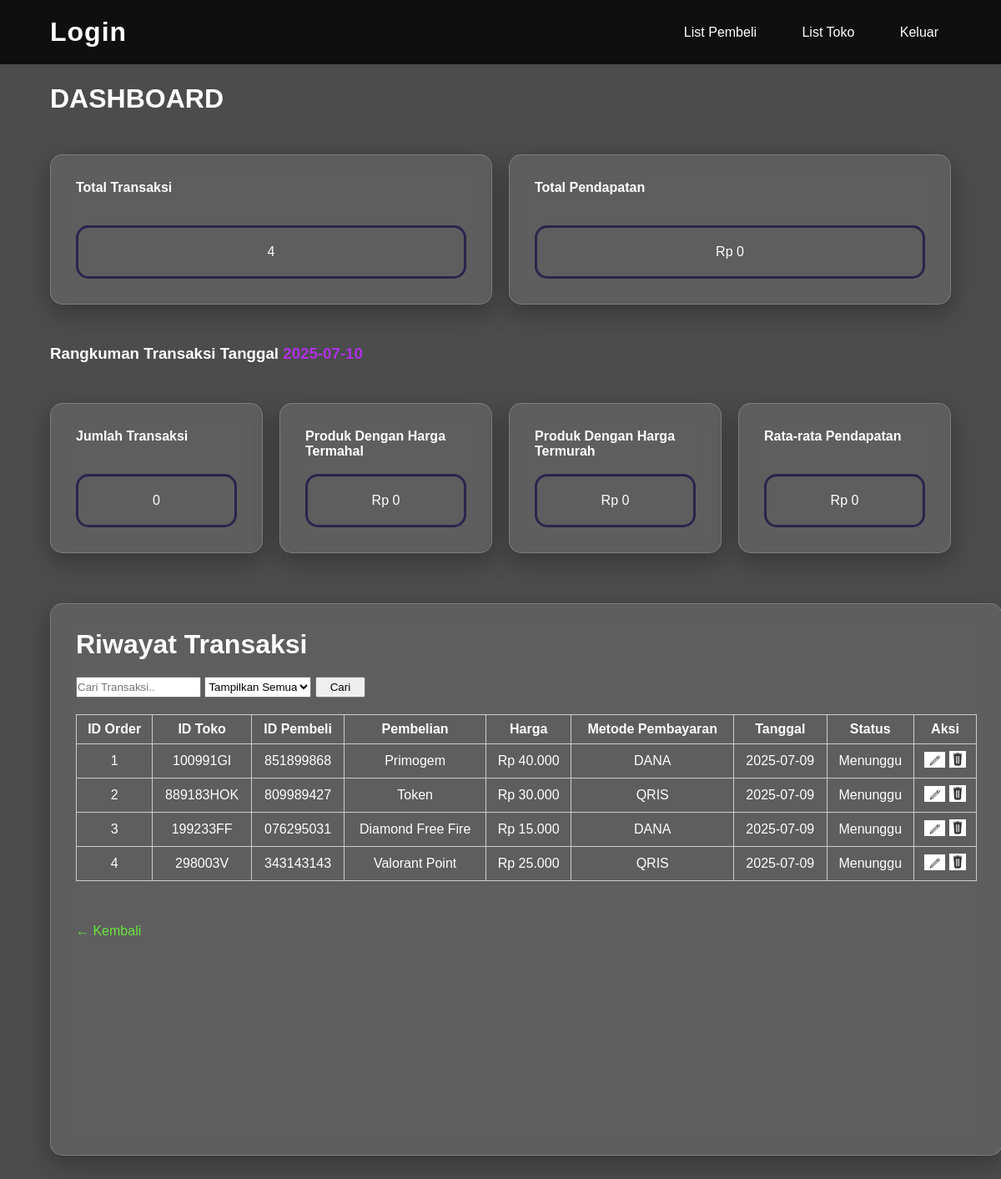
/admin/adminHome.php, run on an earlier commit of the app's database.
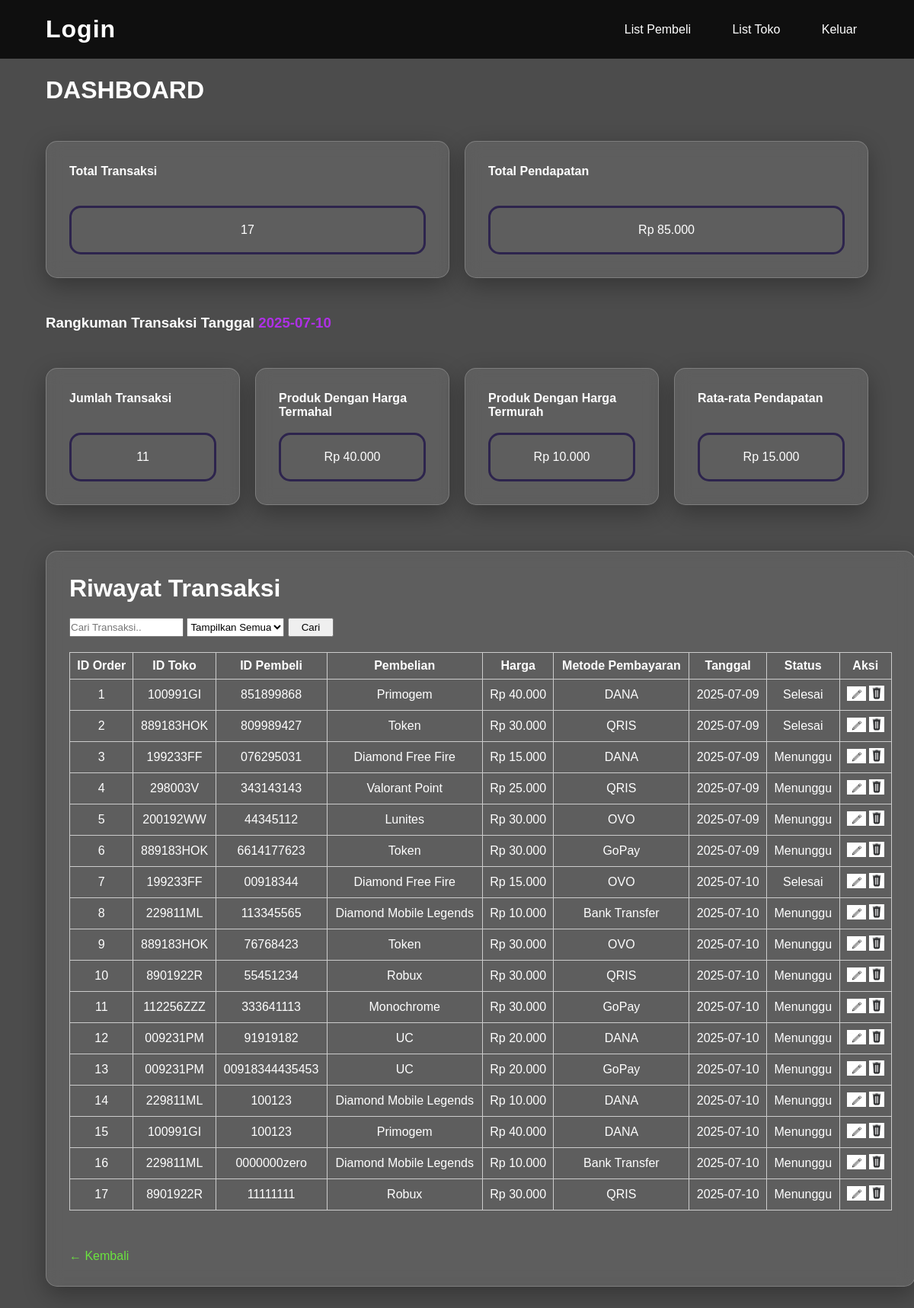
And on a later commit of the database.
### tables this page shows
CREATE TABLE `transaksi` (
  `ID_TRANSAKSI` int(4) NOT NULL,
  `ID_TOKO_TR` varchar(20) NOT NULL,
  `ID_PEMBELI_TR` varchar(30) NOT NULL,
  `PRODUK_TRANSAKSI` varchar(50) NOT NULL,
  `HARGA` decimal(10,2) NOT NULL,
  `METODE_PEMBAYARAN` varchar(40) NOT NULL,
  `WAKTU_TR` date NOT NULL,
  `STATUS` varchar(10) NOT NULL
);

### admin/adminHome.php (the view, shortened to what this page needs)
<?php
include 'header.php';
$db = new konekDatabase();
$koneksi = $db->getConnection();
$totalSql =  mysqli_query($koneksi, "SELECT COUNT(*) AS jumlahTransaksi FROM TRANSAKSI");
$total = mysqli_fetch_assoc($totalSql)['jumlahTransaksi'];
$allSql = mysqli_query($koneksi, "SELECT SUM(HARGA) AS totalPendapatan FROM TRANSAKSI WHERE STATUS = 'Selesai'");
$all = mysqli_fetch_assoc($allSql)['totalPendapatan'];
$countSql = mysqli_query($koneksi, "SELECT COUNT(*) AS jumlah FROM TRANSAKSI WHERE DATE(WAKTU_TR) = CURDATE()");
$count = mysqli_fetch_assoc($countSql)['jumlah'];
$maxSql = mysqli_query($koneksi, "SELECT MAX(HARGA) AS max_harga FROM TRANSAKSI WHERE DATE(WAKTU_TR) = CURDATE()");
$max = mysqli_fetch_assoc($maxSql)['max_harga'];
$minSql = mysqli_query($koneksi, "SELECT MIN(HARGA) AS min_harga FROM TRANSAKSI WHERE DATE(WAKTU_TR) = CURDATE()");
$min = mysqli_fetch_assoc($minSql)['min_harga'];
$avgSql = mysqli_query($koneksi, "SELECT AVG(HARGA) AS avg_harga FROM TRANSAKSI WHERE DATE(WAKTU_TR) = CURDATE() AND STATUS = 'Selesai'");
$avg = mysqli_fetch_assoc($avgSql)['avg_harga'];
$search = isset($_GET['search']) ? trim($_GET['search']) : '';
$sql = "SELECT * FROM TRANSAKSI WHERE 1=1";
$sql .= " ORDER BY ID_TRANSAKSI";
$result = mysqli_query($koneksi, $sql);
$orders = [];
while ($row = mysqli_fetch_assoc($result)) {
    $orders[] = $row;
}
?>
<main class="main-content">
    <div style="dashboard-title">
        <h1> DASHBOARD </h1>
        <br>
        <div class="admin">
            <div class="admin-containers">
                <h4> Total Transaksi <br><br> </h4>
                <br>
                <div class="dashboard">
                    <?php echo $total; ?>
                </div>
            </div>
            <div class="admin-containers">
                <h4> Total Pendapatan <br><br> </h4>
                <br>
                <div class="dashboard">
                    <?php echo "Rp " . number_format($all, 0, ',', '.');
                    ; ?>
                </div>
            </div>
        </div>
        <br>
        <h3> Rangkuman Transaksi Tanggal <strong style="color:rgb(175, 48, 230);"> <?php echo date('Y-m-d'); ?>
            </strong> </h3>
    </div>
    <br>
    <div class="admin">
        <div class="admin-containers">
            <h4> Jumlah Transaksi <br><br> </h4>
            <br>
            <div class="dashboard">
                <?php echo $count ?>
            </div>
        </div>
        <div class="admin-containers">
            <h4> Produk Dengan Harga Termahal </h4>
            <br>
            <div class="dashboard">
                <?php echo "Rp " . number_format($max, 0, ',', '.'); ?>
            </div>
        </div>
        <div class="admin-containers">
            <h4> Produk Dengan Harga Termurah </h4>
            <br>
            <div class="dashboard">
                <?php echo "Rp " . number_format($min, 0, ',', '.'); ?>
            </div>
        </div>
        <div class="admin-containers">
            <h4> Rata-rata Pendapatan <br><br> </h4>
            <br>
            <div class="dashboard">
                <?php echo "Rp " . number_format($avg, 0, ',', '.'); ?>
            </div>
        </div>
    </div>
    <div class="admin-container">
        <h1> Riwayat Transaksi </h1>
        <form method="GET" class="search-bar">
            <input type="text" name="search" placeholder="Cari Transaksi.." value="<?= htmlspecialchars($search) ?>">
            <select name="status_filter">
                <option value=""> Tampilkan Semua </option>
            </select>
            <button type="submit"> Cari </button>
        </form>
        <table>
            <thead>
                <tr>
                    <th> ID Order </th>
                    <th> ID Toko </th>
                    <th> ID Pembeli </th>
                    <th> Pembelian </th>
                    <th> Harga </th>
                    <th> Metode Pembayaran </th>
                    <th> Tanggal </th>
                    <th> Status </th>
                    <th> Aksi </th>
                </tr>
            </thead>
            <tbody>
                <?php if (empty($orders)): ?>
                    <tr>
                        <td colspan="9"> Data transaksi tidak ditemukan.</td>
                    </tr>
                <?php else: ?>
                    <?php foreach ($orders as $order): ?>
                        <tr>
                            <td><?= htmlspecialchars($order['ID_TRANSAKSI']) ?></td>
                            <td><?= htmlspecialchars($order['ID_TOKO_TR']) ?></td>
                            <td><?= htmlspecialchars($order['ID_PEMBELI_TR']) ?></td>
                            <td><?= htmlspecialchars($order['PRODUK_TRANSAKSI']) ?></td>
                            <td>Rp <?= number_format($order['HARGA'], 0, ',', '.') ?></td>
                            <td><?= htmlspecialchars($order['METODE_PEMBAYARAN']) ?></td>
                            <td><?= date('Y-m-d', strtotime($order['WAKTU_TR'])) ?></td>
                            <td><?= htmlspecialchars($order['STATUS']) ?></td>
                            <td>
                                <a
                                    href="../crud.php?aksi=update&id=<?= $order['ID_TRANSAKSI'] ?>&table=TRANSAKSI&redirect=admin/adminHome.php">
                                    <img src="../edit.jpeg" alt="Edit" style="width: 25px;">
                                </a>
                                <a href="../crud.php?aksi=delete&id=<?= $order['ID_TRANSAKSI'] ?>&table=TRANSAKSI&redirect=admin/adminHome.php"
                                    onclick="return confirm('Yakin ingin menghapus transaksi ini?')">
                                    <img src="../trash.jpg" alt="Hapus" style="width: 20px;">
                                </a>
                            </td>
                        </tr>
                    <?php endforeach; ?>
                <?php endif; ?>
            </tbody>
        </table>
        <br> <br>
        <a href="adminHome.php"> ← Kembali </a>
    </div>
</main>
</body>
</html>

### admin/header.php (shortened to what this page needs)
<?php
$akun = $_SESSION['username'] ?? 'Login';
?>
<head>
    <link rel="stylesheet" href="../style.css">
</head>
<body>
    <header>
        <a href="adminHome.php" class="logo"> <?php echo $akun ?> </a>
        <nav>
            <a href="listPembeli.php"> List Pembeli </a>
            <a href="listToko.php"> List Toko </a>
            <a href="../index.php"> Keluar </a>
        </nav>
    </header>

### style.css (style rules this page uses)
* { margin: 0; padding: 0; font-family: 'Poppins', 'Gill Sans', 'Gill Sans MT', Calibri, 'Trebuchet MS', sans-serif; }
body { background-image: linear-gradient(rgba(0, 0, 0, 0.7), rgba(0, 0, 0, 0.7)), url(https://images.pexels.com/photos/3165335/pexels-photo-3165335.jpeg); min-height: 100vh; background-size: cover; background-position: center; background-attachment: fixed; color: #fff; }
header { position: fixed; top: 0; left: 0; width: 90%; padding: 20px 5%; display: flex; justify-content: space-between; align-items: center; background-color: rgba(0, 0, 0, 0.8); z-index: 1000; backdrop-filter: blur(10px); }
header .logo { color: #fff; font-weight: 700; text-decoration: none; font-size: 2rem; letter-spacing: 1px; }
nav a { text-decoration: none; color: white; margin-left: 20px; border-radius: 20px; padding: 8px 15px; transition: all 0.3s ease; font-weight: 500; }
.admin { display: flex; gap: 20px; }
.admin-container { width: 100%; max-width: 1080px; min-height: 600px; margin: 30px auto; padding: 30px; background: rgba(255, 255, 255, 0.1); backdrop-filter: blur(10px); border-radius: 15px; border: 1px solid rgba(255, 255, 255, 0.2); box-shadow: 0 10px 30px rgba(0, 0, 0, 0.3); }
.main-content { padding: 100px 5% 40px; }
.dashboard { text-align: center; border: 3px solid rgb(45, 36, 77); border-radius: 15px; padding: 20px; }

### admin/adminHome.php (style rules this page uses)
.admin-containers { width: 350px; min-height: 100px; width: 90%; margin: 30px auto; padding: 30px; background: rgba(255, 255, 255, 0.1); backdrop-filter: blur(10px); border-radius: 15px; border: 1px solid rgba(255, 255, 255, 0.2); box-shadow: 0 10px 30px rgba(0, 0, 0, 0.3); }
table { margin-bottom: 15px; width: 100%; border-collapse: collapse; }
th, td { text-align: center; padding: 8px; border: 1px solid #ccc; }
a { color: rgb(107, 228, 63); text-decoration: none; }
.search-bar { margin: 20px 0; }
input[type="text"], select { height: 25px; }
input[type="text"] { width: 150px; }
button[type="submit"] { width: 60px; height: 25px; }

What changed in the data, as far as the page shows it:
changed transaksi id 1: STATUS "Menunggu" → "Selesai"
changed transaksi id 2: STATUS "Menunggu" → "Selesai"
added transaksi: ID_TRANSAKSI "5", ID_TOKO_TR "200192WW", ID_PEMBELI_TR "44345112", PRODUK_TRANSAKSI "Lunites", HARGA "30.000", METODE_PEMBAYARAN "OVO", WAKTU_TR "2025-07-09", STATUS "Menunggu"
added transaksi: ID_TRANSAKSI "6", ID_TOKO_TR "889183HOK", ID_PEMBELI_TR "6614177623", PRODUK_TRANSAKSI "Token", HARGA "30.000", METODE_PEMBAYARAN "GoPay", WAKTU_TR "2025-07-09", STATUS "Menunggu"
added transaksi: ID_TRANSAKSI "7", ID_TOKO_TR "199233FF", ID_PEMBELI_TR "00918344", PRODUK_TRANSAKSI "Diamond Free Fire", HARGA "15.000", METODE_PEMBAYARAN "OVO", WAKTU_TR "2025-07-10", STATUS "Selesai"
added transaksi: ID_TRANSAKSI "8", ID_TOKO_TR "229811ML", ID_PEMBELI_TR "113345565", PRODUK_TRANSAKSI "Diamond Mobile Legends", HARGA "10.000", METODE_PEMBAYARAN "Bank Transfer", WAKTU_TR "2025-07-10", STATUS "Menunggu"
added transaksi: ID_TRANSAKSI "9", ID_TOKO_TR "889183HOK", ID_PEMBELI_TR "76768423", PRODUK_TRANSAKSI "Token", HARGA "30.000", METODE_PEMBAYARAN "OVO", WAKTU_TR "2025-07-10", STATUS "Menunggu"
added transaksi: ID_TRANSAKSI "10", ID_TOKO_TR "8901922R", ID_PEMBELI_TR "55451234", PRODUK_TRANSAKSI "Robux", HARGA "30.000", METODE_PEMBAYARAN "QRIS", WAKTU_TR "2025-07-10", STATUS "Menunggu"
added transaksi: ID_TRANSAKSI "11", ID_TOKO_TR "112256ZZZ", ID_PEMBELI_TR "333641113", PRODUK_TRANSAKSI "Monochrome", HARGA "30.000", METODE_PEMBAYARAN "GoPay", WAKTU_TR "2025-07-10", STATUS "Menunggu"
added transaksi: ID_TRANSAKSI "12", ID_TOKO_TR "009231PM", ID_PEMBELI_TR "91919182", PRODUK_TRANSAKSI "UC", HARGA "20.000", METODE_PEMBAYARAN "DANA", WAKTU_TR "2025-07-10", STATUS "Menunggu"
added transaksi: ID_TRANSAKSI "13", ID_TOKO_TR "009231PM", ID_PEMBELI_TR "00918344435453", PRODUK_TRANSAKSI "UC", HARGA "20.000", METODE_PEMBAYARAN "GoPay", WAKTU_TR "2025-07-10", STATUS "Menunggu"
added transaksi: ID_TRANSAKSI "14", ID_TOKO_TR "229811ML", ID_PEMBELI_TR "100123", PRODUK_TRANSAKSI "Diamond Mobile Legends", HARGA "10.000", METODE_PEMBAYARAN "DANA", WAKTU_TR "2025-07-10", STATUS "Menunggu"
added transaksi: ID_TRANSAKSI "15", ID_TOKO_TR "100991GI", ID_PEMBELI_TR "100123", PRODUK_TRANSAKSI "Primogem", HARGA "40.000", METODE_PEMBAYARAN "DANA", WAKTU_TR "2025-07-10", STATUS "Menunggu"
added transaksi: ID_TRANSAKSI "16", ID_TOKO_TR "229811ML", ID_PEMBELI_TR "0000000zero", PRODUK_TRANSAKSI "Diamond Mobile Legends", HARGA "10.000", METODE_PEMBAYARAN "Bank Transfer", WAKTU_TR "2025-07-10", STATUS "Menunggu"
added transaksi: ID_TRANSAKSI "17", ID_TOKO_TR "8901922R", ID_PEMBELI_TR "11111111", PRODUK_TRANSAKSI "Robux", HARGA "30.000", METODE_PEMBAYARAN "QRIS", WAKTU_TR "2025-07-10", STATUS "Menunggu"
Also different on the page:
$total: "4" → "17"
$all: "0" → "85.000"
$count: "0" → "11"
$max: "0" → "40.000"
$min: "0" → "10.000"
$avg: "0" → "15.000"
